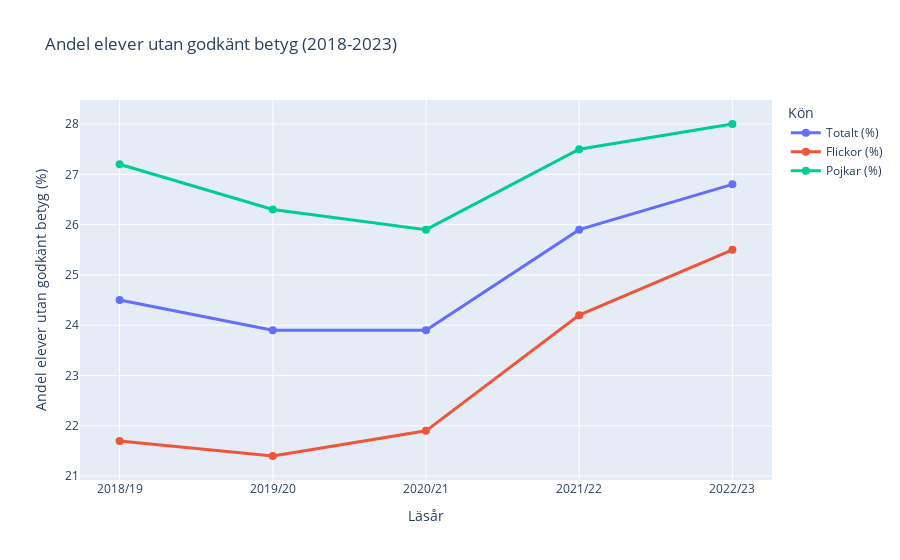

The notebook cell this image was saved under:
### Code cell
import plotly.express as px
import pandas as pd
import os

# Läser in Excel-filen med betygsdata
# Anger  att header-raden är rad 7 från 0 
header_row = 7  
df = pd.read_excel("betyg_o_prov_riksnivå.xlsx", sheet_name="Tabell 1B", engine="openpyxl", header=header_row)

# Byt namn på första kolumnen till läsår eftersom den innehåller årtalen
df.rename(columns={"Unnamed: 0": "Läsår"}, inplace=True)

# Skriver ut alla kolumnnamn 
print("Kolumnnamn innan vi byter namn:")
print(df.columns.value_counts())  # Visar om det finns dubbletter

# Filtrera så att vi endast har de rader som innehåller årtalen 2018/19 – 2022/23
df = df[df["Läsår"].astype(str).str.match(r"^\d{4}/\d{2}$")] #gpts tips på formeln

# Bytt namn på kolumner för Andel utan godkänt betyg 
# Om det redan finns en kolumn som heter totalt undviker vi att byta till samma namn
if "Totalt" in df.columns:
    df.rename(columns={"Totalt.2": "Totalt (%)", "Flickor.2": "Flickor (%)", "Pojkar.2": "Pojkar (%)"}, inplace=True)
else:
    df.rename(columns={"Totalt.2": "Totalt", "Flickor.2": "Flickor", "Pojkar.2": "Pojkar"}, inplace=True)

# Skriv ut kolumnnamnen efter att vi bytt namn
print("Kolumnnamn efter namnbyte:")
print(df.columns)

# Väljer de rätta kolumnerna för diagrammet
if "Totalt (%)" in df.columns:
    korrekt_kolumner = ["Totalt (%)", "Flickor (%)", "Pojkar (%)"]
else:
    korrekt_kolumner = ["Totalt", "Flickor", "Pojkar"]

# Kontrollera att de valda kolumnerna finns i DataFrame, annars stoppa programmet
förlorade_kolumner = [kol for kol in korrekt_kolumner if kol not in df.columns]
if förlorade_kolumner:
    raise ValueError(f"Följande kolumner saknas: {förlorade_kolumner}")

# Skapar ett linjediagram med plotly express
fig = px.line(df, x="Läsår", # X-axeln visar olika läsår 2018/19 - 2022/23
              y=korrekt_kolumner, # Y-axeln visar andelen elever utan godkänt betyg (%)
              markers=True, # Lägger till punkter på linjerna för att tydliggöra värdena
              title="Andel elever utan godkänt betyg (2018-2023)",  # Titel för diagrammet
              labels={"value": "Andel elever (%)", "variable": "Kön", "Läsår": "Läsår"}) # Anpassar etiketter

# Anpassar utseendet på grafen # - Ökar linjebredden för bättre synlighet
# Gör markörerna större så att datapunkterna blir tydligare
# Lägger till tydliga titlar på x- och y-axlarna
fig.update_traces(line=dict(width=3), marker=dict(size=8))  # Gör linjerna tjockare (3 px) och förstorar markörerna (8 px)
fig.update_yaxes(title_text="Andel elever utan godkänt betyg (%)") # Sätter en tydlig titel på y-axeln så att det framgår vad som mäts
fig.update_xaxes(title_text="Läsår") # Sätter en tydlig titel på x-axeln så att det framgår vilka årtal som visas

### Figure 1 — Plotly figure (JSON) as saved in the notebook; plotly's stock layout.template omitted (floating-point values rounded to 4 significant figures)
{"data": [{"hovertemplate": "Kön=Totalt (%)<br>Läsår=%{x}<br>Andel elever (%)=%{y}<extra></extra>", "legendgroup": "Totalt (%)", "line": {"color": "#636efa", "dash": "solid", "width": 3}, "marker": {"size": 8, "symbol": "circle"}, "mode": "lines+markers", "name": "Totalt (%)", "orientation": "v", "showlegend": true, "type": "scatter", "x": ["2018/19", "2019/20", "2020/21", "2021/22", "2022/23"], "xaxis": "x", "y": [24.5, 23.9, 23.9, 25.9, 26.8], "yaxis": "y"}, {"hovertemplate": "Kön=Flickor (%)<br>Läsår=%{x}<br>Andel elever (%)=%{y}<extra></extra>", "legendgroup": "Flickor (%)", "line": {"color": "#EF553B", "dash": "solid", "width": 3}, "marker": {"size": 8, "symbol": "circle"}, "mode": "lines+markers", "name": "Flickor (%)", "orientation": "v", "showlegend": true, "type": "scatter", "x": ["2018/19", "2019/20", "2020/21", "2021/22", "2022/23"], "xaxis": "x", "y": [21.7, 21.4, 21.9, 24.2, 25.5], "yaxis": "y"}, {"hovertemplate": "Kön=Pojkar (%)<br>Läsår=%{x}<br>Andel elever (%)=%{y}<extra></extra>", "legendgroup": "Pojkar (%)", "line": {"color": "#00cc96", "dash": "solid", "width": 3}, "marker": {"size": 8, "symbol": "circle"}, "mode": "lines+markers", "name": "Pojkar (%)", "orientation": "v", "showlegend": true, "type": "scatter", "x": ["2018/19", "2019/20", "2020/21", "2021/22", "2022/23"], "xaxis": "x", "y": [27.2, 26.3, 25.9, 27.5, 28.0], "yaxis": "y"}], "layout": {"legend": {"title": {"text": "Kön"}, "tracegroupgap": 0}, "title": {"text": "Andel elever utan godkänt betyg (2018-2023)"}, "xaxis": {"anchor": "y", "domain": [0, 1], "title": {"text": "Läsår"}}, "yaxis": {"anchor": "x", "domain": [0, 1], "title": {"text": "Andel elever utan godkänt betyg (%)"}}}}
